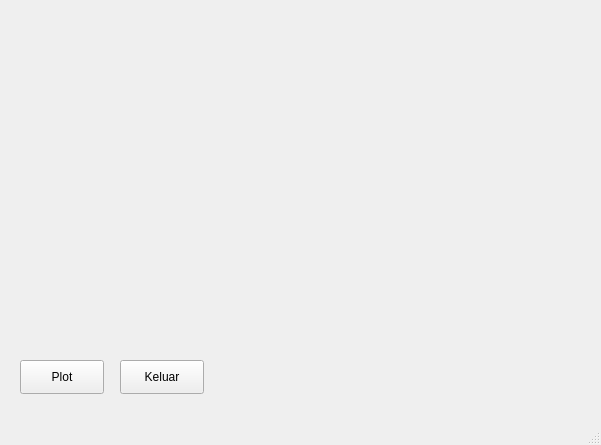
<?xml version="1.0" encoding="UTF-8"?>
<ui version="4.0">
 <class>MainWindow</class>
 <widget class="QMainWindow" name="MainWindow">
  <property name="geometry">
   <rect>
    <x>0</x>
    <y>0</y>
    <width>601</width>
    <height>445</height>
   </rect>
  </property>
  <property name="windowTitle">
   <string>MainWindow</string>
  </property>
  <widget class="QWidget" name="centralwidget">
   <widget class="MplWidget" name="MplWidget" native="true">
    <property name="geometry">
     <rect>
      <x>20</x>
      <y>10</y>
      <width>571</width>
      <height>341</height>
     </rect>
    </property>
   </widget>
   <widget class="QPushButton" name="pushButton1">
    <property name="geometry">
     <rect>
      <x>20</x>
      <y>360</y>
      <width>84</width>
      <height>34</height>
     </rect>
    </property>
    <property name="text">
     <string>Plot</string>
    </property>
   </widget>
   <widget class="QPushButton" name="pushButton2">
    <property name="geometry">
     <rect>
      <x>120</x>
      <y>360</y>
      <width>84</width>
      <height>34</height>
     </rect>
    </property>
    <property name="text">
     <string>Keluar</string>
    </property>
   </widget>
  </widget>
  <widget class="QMenuBar" name="menubar">
   <property name="geometry">
    <rect>
     <x>0</x>
     <y>0</y>
     <width>601</width>
     <height>30</height>
    </rect>
   </property>
  </widget>
  <widget class="QStatusBar" name="statusbar"/>
 </widget>
 <customwidgets>
  <customwidget>
   <class>MplWidget</class>
   <extends>QWidget</extends>
   <header>mplwidget.h</header>
   <container>1</container>
  </customwidget>
 </customwidgets>
 <resources/>
 <connections/>
</ui>
